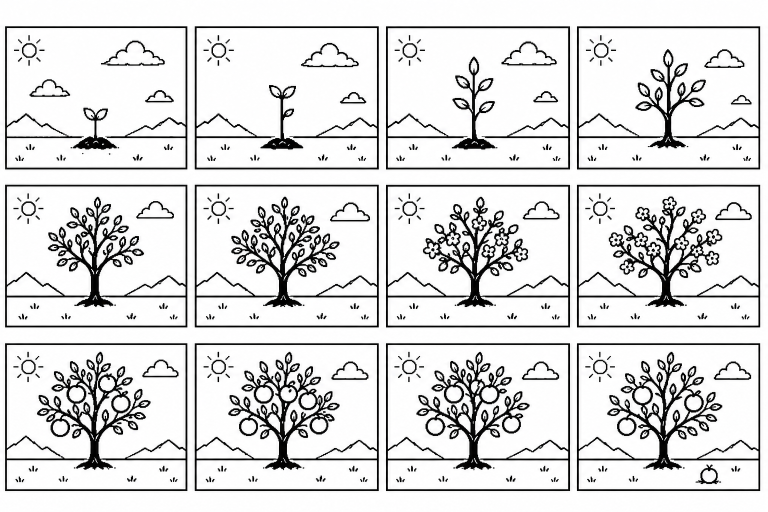
#> input picture src/OTAanimation.png, 1536 x 1024 px (shown at 1/2 size)
$ python test_bbox.py
#> lines starting #> are read from the running program, lines starting #| are printed output that depends on the picture; after the words box and inside, x2 and y2 are one past the last pixel; in counts of white or black regions, pixels touching at a corner belong together
from PIL import Image, ImageChops

img = Image.open("src/OTAanimation.png").convert("L")
w, h = img.size
#> w = 1536; h = 1024

cols, rows = 4, 3
sw = w // cols
#> sw = 384
sh = h // rows
#> sh = 341

for i in range(cols * rows):
    col = i % cols
    row = i // cols
    x = col * sw
    y = row * sh

    # Extract cell
    cell = img.crop((x, y, x+sw, y+sh))

    # Get bounding box of non-black pixels
    # In PIL, getbbox works on truthy pixels. We can invert or just point it out.
    # Since background might be black (0) or white (255), let's check:
    bg_color = cell.getpixel((0,0))

    # Create mask of non-bg pixels
    if bg_color < 128:
        # Black bg
        mask = cell.point(lambda p: 255 if p > 20 else 0, mode="1")
    else:
        # White bg
        mask = cell.point(lambda p: 255 if p < 235 else 0, mode="1")

    bbox = mask.getbbox()
    if bbox:
        bx, by, bw, bh = bbox[0], bbox[1], bbox[2], bbox[3]
        width = bw - bx
        height = bh - by
        print(f"Frame {i}: bbox={bbox} -> {width}x{height}")
    else:
        print(f"Frame {i}: empty")
#> this loop made 12 passes
#> (bg_color, bx, by, bw, bh, width, height) on passes 1 to 12: (254, 10, 52, 375, 339, 365, 287), (254, 5, 52, 374, 339, 369, 287), (255, 4, 52, 373, 339, 369, 287), (254, 1, 52, 369, 339, 368, 287), (253, 10, 28, 375, 314, 365, 286), (255, 5, 28, 374, 314, 369, 286), (250, 4, 28, 373, 314, 369, 286), (254, 1, 28, 369, 314, 368, 286), (252, 10, 4, 375, 301, 365, 297), (255, 5, 4, 374, 300, 369, 296), (253, 4, 4, 373, 301, 369, 297), (254, 1, 4, 369, 301, 368, 297)
#| Frame 0: bbox=(10, 52, 375, 339) -> 365x287
#| Frame 1: bbox=(5, 52, 374, 339) -> 369x287
#| Frame 2: bbox=(4, 52, 373, 339) -> 369x287
#| Frame 3: bbox=(1, 52, 369, 339) -> 368x287
#| Frame 4: bbox=(10, 28, 375, 314) -> 365x286
#| Frame 5: bbox=(5, 28, 374, 314) -> 369x286
#| Frame 6: bbox=(4, 28, 373, 314) -> 369x286
#| Frame 7: bbox=(1, 28, 369, 314) -> 368x286
#> (further printed lines are left out)
#> pass 1, `cell = img.crop((x, y, x+sw, y+sh))`:
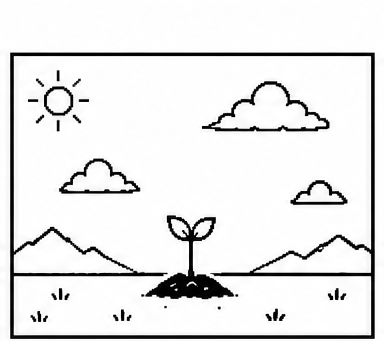
#> cell: PIL image 384x341 L; min 0, max 255, mean 231.4
#> pass 1, `mask = cell.point(lambda p: 255 if p < 235 else 0, mode="1")`:
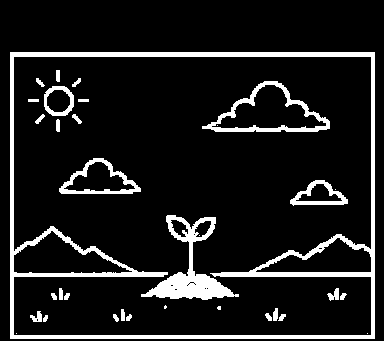
#> mask: PIL image 384x341 1; 11% white; 34 white regions (7 under 20 px), largest, box (x1, y1, x2, y2) and area: (10, 52, 375, 339) 8218, (141, 215, 239, 300) 2356, (202, 81, 330, 132) 1291
#> pass 2, `cell = img.crop((x, y, x+sw, y+sh))`:
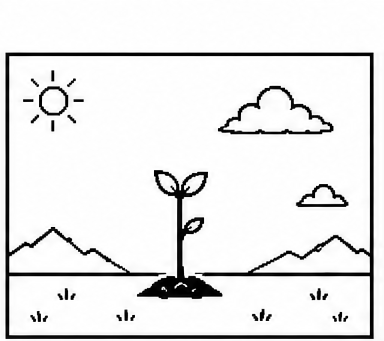
#> cell: PIL image 384x341 L; min 0, max 255, mean 231.5
#> pass 2, `mask = cell.point(lambda p: 255 if p < 235 else 0, mode="1")`:
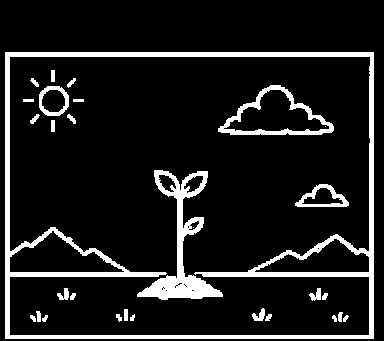
#> mask: PIL image 384x341 1; 11.3% white; 30 white regions (2 under 20 px), largest, box (x1, y1, x2, y2) and area: (5, 52, 374, 339) 8965, (137, 170, 223, 300) 2827, (218, 85, 334, 135) 1254
